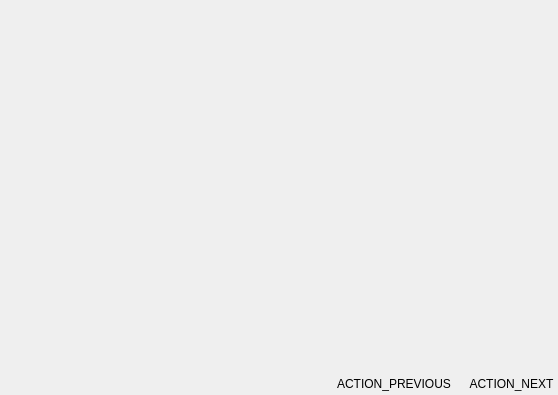
<?xml version="1.0" encoding="UTF-8"?>
<ui version="4.0">
 <class>CreateOrgWidget</class>
 <widget class="QWidget" name="CreateOrgWidget">
  <property name="geometry">
   <rect>
    <x>0</x>
    <y>0</y>
    <width>558</width>
    <height>395</height>
   </rect>
  </property>
  <property name="windowTitle">
   <string>Form</string>
  </property>
  <layout class="QVBoxLayout" name="verticalLayout">
   <property name="spacing">
    <number>20</number>
   </property>
   <property name="leftMargin">
    <number>0</number>
   </property>
   <property name="topMargin">
    <number>0</number>
   </property>
   <property name="rightMargin">
    <number>0</number>
   </property>
   <property name="bottomMargin">
    <number>0</number>
   </property>
   <item>
    <layout class="QHBoxLayout" name="horizontalLayout">
     <item>
      <widget class="QLabel" name="label">
       <property name="minimumSize">
        <size>
         <width>188</width>
         <height>121</height>
        </size>
       </property>
       <property name="maximumSize">
        <size>
         <width>188</width>
         <height>121</height>
        </size>
       </property>
       <property name="text">
        <string></string>
       </property>
       <property name="pixmap">
        <pixmap resource="../rc/resources.qrc">:/logos/images/logos/guardata.png</pixmap>
       </property>
       <property name="scaledContents">
        <bool>true</bool>
       </property>
      </widget>
     </item>
     <item>
      <widget class="QWidget" name="widget" native="true">
       <property name="minimumSize">
        <size>
         <width>350</width>
         <height>200</height>
        </size>
       </property>
       <layout class="QVBoxLayout" name="verticalLayout_3">
        <property name="spacing">
         <number>0</number>
        </property>
        <property name="leftMargin">
         <number>20</number>
        </property>
        <property name="topMargin">
         <number>40</number>
        </property>
        <property name="rightMargin">
         <number>20</number>
        </property>
        <property name="bottomMargin">
         <number>40</number>
        </property>
        <item>
         <layout class="QVBoxLayout" name="main_layout">
          <property name="spacing">
           <number>0</number>
          </property>
         </layout>
        </item>
       </layout>
      </widget>
     </item>
    </layout>
   </item>
   <item>
    <layout class="QHBoxLayout" name="horizontalLayout_2">
     <property name="spacing">
      <number>10</number>
     </property>
     <property name="sizeConstraint">
      <enum>QLayout::SetDefaultConstraint</enum>
     </property>
     <item>
      <spacer name="horizontalSpacer">
       <property name="orientation">
        <enum>Qt::Horizontal</enum>
       </property>
       <property name="sizeHint" stdset="0">
        <size>
         <width>40</width>
         <height>20</height>
        </size>
       </property>
      </spacer>
     </item>
     <item>
      <widget class="QPushButton" name="button_previous">
       <property name="text">
        <string>ACTION_PREVIOUS</string>
       </property>
       <property name="flat">
        <bool>true</bool>
       </property>
      </widget>
     </item>
     <item>
      <widget class="QPushButton" name="button_validate">
       <property name="text">
        <string>ACTION_NEXT</string>
       </property>
       <property name="flat">
        <bool>true</bool>
       </property>
      </widget>
     </item>
    </layout>
   </item>
  </layout>
 </widget>
 <resources>
  <include location="../rc/resources.qrc"/>
 </resources>
 <connections/>
</ui>
